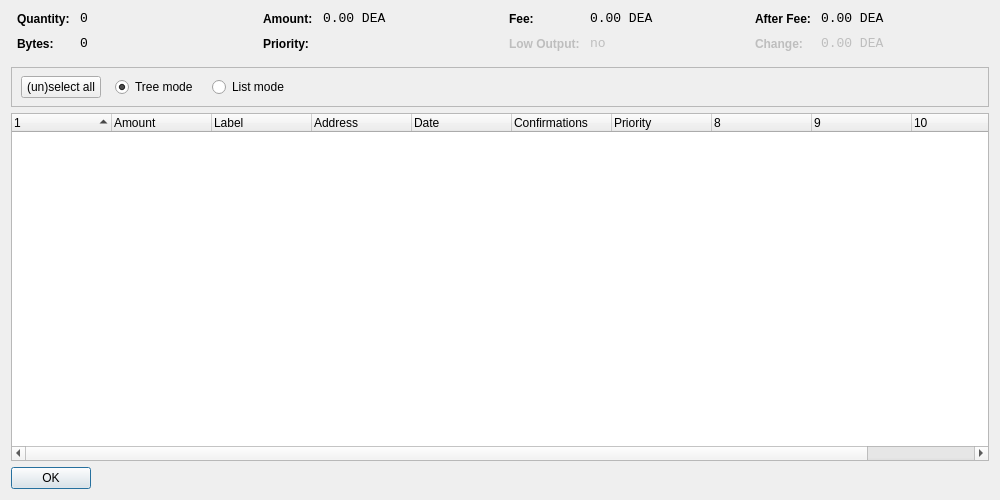
<?xml version="1.0" encoding="UTF-8"?>
<ui version="4.0">
 <class>CoinControlDialog</class>
 <widget class="QDialog" name="CoinControlDialog">
  <property name="geometry">
   <rect>
    <x>0</x>
    <y>0</y>
    <width>1000</width>
    <height>500</height>
   </rect>
  </property>
  <property name="windowTitle">
   <string>Coin Control</string>
  </property>
  <layout class="QVBoxLayout" name="verticalLayout">
   <item>
    <layout class="QHBoxLayout" name="horizontalLayoutTop" stretch="0,0,0,0">
     <property name="topMargin">
      <number>0</number>
     </property>
     <property name="bottomMargin">
      <number>10</number>
     </property>
     <item>
      <layout class="QFormLayout" name="formLayoutCoinControl1">
       <property name="horizontalSpacing">
        <number>10</number>
       </property>
       <property name="verticalSpacing">
        <number>10</number>
       </property>
       <property name="leftMargin">
        <number>6</number>
       </property>
       <property name="rightMargin">
        <number>6</number>
       </property>
       <item row="0" column="0">
        <widget class="QLabel" name="labelCoinControlQuantityText">
         <property name="styleSheet">
          <string notr="true">font-weight:bold;</string>
         </property>
         <property name="text">
          <string>Quantity:</string>
         </property>
        </widget>
       </item>
       <item row="0" column="1">
        <widget class="QLabel" name="labelCoinControlQuantity">
         <property name="font">
          <font>
           <family>Monospace</family>
           <pointsize>10</pointsize>
          </font>
         </property>
         <property name="cursor">
          <cursorShape>IBeamCursor</cursorShape>
         </property>
         <property name="contextMenuPolicy">
          <enum>Qt::ActionsContextMenu</enum>
         </property>
         <property name="text">
          <string notr="true">0</string>
         </property>
         <property name="textInteractionFlags">
          <set>Qt::LinksAccessibleByMouse|Qt::TextSelectableByKeyboard|Qt::TextSelectableByMouse</set>
         </property>
        </widget>
       </item>
       <item row="1" column="0">
        <widget class="QLabel" name="labelCoinControlBytesText">
         <property name="styleSheet">
          <string notr="true">font-weight:bold;</string>
         </property>
         <property name="text">
          <string>Bytes:</string>
         </property>
        </widget>
       </item>
       <item row="1" column="1">
        <widget class="QLabel" name="labelCoinControlBytes">
         <property name="font">
          <font>
           <family>Monospace</family>
           <pointsize>10</pointsize>
          </font>
         </property>
         <property name="cursor">
          <cursorShape>IBeamCursor</cursorShape>
         </property>
         <property name="contextMenuPolicy">
          <enum>Qt::ActionsContextMenu</enum>
         </property>
         <property name="text">
          <string notr="true">0</string>
         </property>
         <property name="textInteractionFlags">
          <set>Qt::LinksAccessibleByMouse|Qt::TextSelectableByKeyboard|Qt::TextSelectableByMouse</set>
         </property>
        </widget>
       </item>
      </layout>
     </item>
     <item>
      <layout class="QFormLayout" name="formLayoutCoinControl2">
       <property name="horizontalSpacing">
        <number>10</number>
       </property>
       <property name="verticalSpacing">
        <number>10</number>
       </property>
       <property name="leftMargin">
        <number>6</number>
       </property>
       <property name="rightMargin">
        <number>6</number>
       </property>
       <item row="0" column="0">
        <widget class="QLabel" name="labelCoinControlAmountText">
         <property name="styleSheet">
          <string notr="true">font-weight:bold;</string>
         </property>
         <property name="text">
          <string>Amount:</string>
         </property>
        </widget>
       </item>
       <item row="0" column="1">
        <widget class="QLabel" name="labelCoinControlAmount">
         <property name="font">
          <font>
           <family>Monospace</family>
           <pointsize>10</pointsize>
          </font>
         </property>
         <property name="cursor">
          <cursorShape>IBeamCursor</cursorShape>
         </property>
         <property name="contextMenuPolicy">
          <enum>Qt::ActionsContextMenu</enum>
         </property>
         <property name="text">
          <string notr="true">0.00 DEA</string>
         </property>
         <property name="textInteractionFlags">
          <set>Qt::LinksAccessibleByMouse|Qt::TextSelectableByKeyboard|Qt::TextSelectableByMouse</set>
         </property>
        </widget>
       </item>
       <item row="1" column="0">
        <widget class="QLabel" name="labelCoinControlPriorityText">
         <property name="styleSheet">
          <string notr="true">font-weight:bold;</string>
         </property>
         <property name="text">
          <string>Priority:</string>
         </property>
        </widget>
       </item>
       <item row="1" column="1">
        <widget class="QLabel" name="labelCoinControlPriority">
         <property name="font">
          <font>
           <family>Monospace</family>
           <pointsize>10</pointsize>
          </font>
         </property>
         <property name="cursor">
          <cursorShape>IBeamCursor</cursorShape>
         </property>
         <property name="contextMenuPolicy">
          <enum>Qt::ActionsContextMenu</enum>
         </property>
         <property name="text">
          <string/>
         </property>
         <property name="textInteractionFlags">
          <set>Qt::LinksAccessibleByMouse|Qt::TextSelectableByKeyboard|Qt::TextSelectableByMouse</set>
         </property>
        </widget>
       </item>
      </layout>
     </item>
     <item>
      <layout class="QFormLayout" name="formLayoutCoinControl3">
       <property name="horizontalSpacing">
        <number>10</number>
       </property>
       <property name="verticalSpacing">
        <number>10</number>
       </property>
       <property name="leftMargin">
        <number>6</number>
       </property>
       <property name="rightMargin">
        <number>6</number>
       </property>
       <item row="0" column="0">
        <widget class="QLabel" name="labelCoinControlFeeText">
         <property name="styleSheet">
          <string notr="true">font-weight:bold;</string>
         </property>
         <property name="text">
          <string>Fee:</string>
         </property>
        </widget>
       </item>
       <item row="0" column="1">
        <widget class="QLabel" name="labelCoinControlFee">
         <property name="font">
          <font>
           <family>Monospace</family>
           <pointsize>10</pointsize>
          </font>
         </property>
         <property name="cursor">
          <cursorShape>IBeamCursor</cursorShape>
         </property>
         <property name="contextMenuPolicy">
          <enum>Qt::ActionsContextMenu</enum>
         </property>
         <property name="text">
          <string notr="true">0.00 DEA</string>
         </property>
         <property name="textInteractionFlags">
          <set>Qt::LinksAccessibleByMouse|Qt::TextSelectableByKeyboard|Qt::TextSelectableByMouse</set>
         </property>
        </widget>
       </item>
       <item row="1" column="0">
        <widget class="QLabel" name="labelCoinControlLowOutputText">
         <property name="enabled">
          <bool>false</bool>
         </property>
         <property name="styleSheet">
          <string notr="true">font-weight:bold;</string>
         </property>
         <property name="text">
          <string>Low Output:</string>
         </property>
        </widget>
       </item>
       <item row="1" column="1">
        <widget class="QLabel" name="labelCoinControlLowOutput">
         <property name="enabled">
          <bool>false</bool>
         </property>
         <property name="font">
          <font>
           <family>Monospace</family>
           <pointsize>10</pointsize>
          </font>
         </property>
         <property name="cursor">
          <cursorShape>IBeamCursor</cursorShape>
         </property>
         <property name="contextMenuPolicy">
          <enum>Qt::ActionsContextMenu</enum>
         </property>
         <property name="text">
          <string notr="true">no</string>
         </property>
         <property name="textInteractionFlags">
          <set>Qt::LinksAccessibleByMouse|Qt::TextSelectableByKeyboard|Qt::TextSelectableByMouse</set>
         </property>
        </widget>
       </item>
      </layout>
     </item>
     <item>
      <layout class="QFormLayout" name="formLayoutCoinControl4">
       <property name="horizontalSpacing">
        <number>10</number>
       </property>
       <property name="verticalSpacing">
        <number>10</number>
       </property>
       <property name="leftMargin">
        <number>6</number>
       </property>
       <property name="rightMargin">
        <number>6</number>
       </property>
       <item row="0" column="0">
        <widget class="QLabel" name="labelCoinControlAfterFeeText">
         <property name="styleSheet">
          <string notr="true">font-weight:bold;</string>
         </property>
         <property name="text">
          <string>After Fee:</string>
         </property>
        </widget>
       </item>
       <item row="0" column="1">
        <widget class="QLabel" name="labelCoinControlAfterFee">
         <property name="font">
          <font>
           <family>Monospace</family>
           <pointsize>10</pointsize>
          </font>
         </property>
         <property name="cursor">
          <cursorShape>IBeamCursor</cursorShape>
         </property>
         <property name="contextMenuPolicy">
          <enum>Qt::ActionsContextMenu</enum>
         </property>
         <property name="text">
          <string notr="true">0.00 DEA</string>
         </property>
         <property name="textInteractionFlags">
          <set>Qt::LinksAccessibleByMouse|Qt::TextSelectableByKeyboard|Qt::TextSelectableByMouse</set>
         </property>
        </widget>
       </item>
       <item row="1" column="0">
        <widget class="QLabel" name="labelCoinControlChangeText">
         <property name="enabled">
          <bool>false</bool>
         </property>
         <property name="styleSheet">
          <string notr="true">font-weight:bold;</string>
         </property>
         <property name="text">
          <string>Change:</string>
         </property>
        </widget>
       </item>
       <item row="1" column="1">
        <widget class="QLabel" name="labelCoinControlChange">
         <property name="enabled">
          <bool>false</bool>
         </property>
         <property name="font">
          <font>
           <family>Monospace</family>
           <pointsize>10</pointsize>
          </font>
         </property>
         <property name="cursor">
          <cursorShape>IBeamCursor</cursorShape>
         </property>
         <property name="contextMenuPolicy">
          <enum>Qt::ActionsContextMenu</enum>
         </property>
         <property name="text">
          <string notr="true">0.00 DEA</string>
         </property>
         <property name="textInteractionFlags">
          <set>Qt::LinksAccessibleByMouse|Qt::TextSelectableByKeyboard|Qt::TextSelectableByMouse</set>
         </property>
        </widget>
       </item>
      </layout>
     </item>
    </layout>
   </item>
   <item>
    <widget class="QFrame" name="frame">
     <property name="minimumSize">
      <size>
       <width>0</width>
       <height>40</height>
      </size>
     </property>
     <property name="frameShape">
      <enum>QFrame::StyledPanel</enum>
     </property>
     <property name="frameShadow">
      <enum>QFrame::Sunken</enum>
     </property>
     <widget class="QWidget" name="horizontalLayoutWidget">
      <property name="geometry">
       <rect>
        <x>10</x>
        <y>0</y>
        <width>781</width>
        <height>41</height>
       </rect>
      </property>
      <layout class="QHBoxLayout" name="horizontalLayoutPanel" stretch="0,0,0,0,0">
       <property name="spacing">
        <number>14</number>
       </property>
       <item>
        <widget class="QPushButton" name="pushButtonSelectAll">
         <property name="sizePolicy">
          <sizepolicy hsizetype="Maximum" vsizetype="Fixed">
           <horstretch>0</horstretch>
           <verstretch>0</verstretch>
          </sizepolicy>
         </property>
         <property name="text">
          <string>(un)select all</string>
         </property>
        </widget>
       </item>
       <item>
        <widget class="QRadioButton" name="radioTreeMode">
         <property name="sizePolicy">
          <sizepolicy hsizetype="Maximum" vsizetype="Fixed">
           <horstretch>0</horstretch>
           <verstretch>0</verstretch>
          </sizepolicy>
         </property>
         <property name="text">
          <string>Tree mode</string>
         </property>
         <property name="checked">
          <bool>true</bool>
         </property>
        </widget>
       </item>
       <item>
        <widget class="QRadioButton" name="radioListMode">
         <property name="sizePolicy">
          <sizepolicy hsizetype="Maximum" vsizetype="Fixed">
           <horstretch>0</horstretch>
           <verstretch>0</verstretch>
          </sizepolicy>
         </property>
         <property name="text">
          <string>List mode</string>
         </property>
        </widget>
       </item>
       <item>
        <spacer name="horizontalSpacer">
         <property name="orientation">
          <enum>Qt::Horizontal</enum>
         </property>
         <property name="sizeHint" stdset="0">
          <size>
           <width>40</width>
           <height>20</height>
          </size>
         </property>
        </spacer>
       </item>
      </layout>
     </widget>
    </widget>
   </item>
   <item>
    <widget class="CoinControlTreeWidget" name="treeWidget">
     <property name="contextMenuPolicy">
      <enum>Qt::CustomContextMenu</enum>
     </property>
     <property name="sortingEnabled">
      <bool>false</bool>
     </property>
     <property name="columnCount">
      <number>11</number>
     </property>
     <attribute name="headerShowSortIndicator" stdset="0">
      <bool>true</bool>
     </attribute>
     <attribute name="headerStretchLastSection">
      <bool>false</bool>
     </attribute>
     <column>
      <property name="text">
       <string/>
      </property>
     </column>
     <column>
      <property name="text">
       <string>Amount</string>
      </property>
     </column>
     <column>
      <property name="text">
       <string>Label</string>
      </property>
     </column>
     <column>
      <property name="text">
       <string>Address</string>
      </property>
     </column>
     <column>
      <property name="text">
       <string>Date</string>
      </property>
     </column>
     <column>
      <property name="text">
       <string>Confirmations</string>
      </property>
      <property name="toolTip">
       <string>Confirmed</string>
      </property>
     </column>
     <column>
      <property name="text">
       <string>Priority</string>
      </property>
     </column>
     <column>
      <property name="text">
       <string/>
      </property>
     </column>
     <column>
      <property name="text">
       <string/>
      </property>
     </column>
     <column>
      <property name="text">
       <string/>
      </property>
     </column>
     <column>
      <property name="text">
       <string/>
      </property>
     </column>
    </widget>
   </item>
   <item>
    <widget class="QDialogButtonBox" name="buttonBox">
     <property name="sizePolicy">
      <sizepolicy hsizetype="Maximum" vsizetype="Fixed">
       <horstretch>0</horstretch>
       <verstretch>0</verstretch>
      </sizepolicy>
     </property>
     <property name="orientation">
      <enum>Qt::Horizontal</enum>
     </property>
     <property name="standardButtons">
      <set>QDialogButtonBox::Ok</set>
     </property>
    </widget>
   </item>
  </layout>
 </widget>
 <customwidgets>
  <customwidget>
   <class>CoinControlTreeWidget</class>
   <extends>QTreeWidget</extends>
   <header>coincontroltreewidget.h</header>
  </customwidget>
 </customwidgets>
 <resources/>
 <connections/>
</ui>
